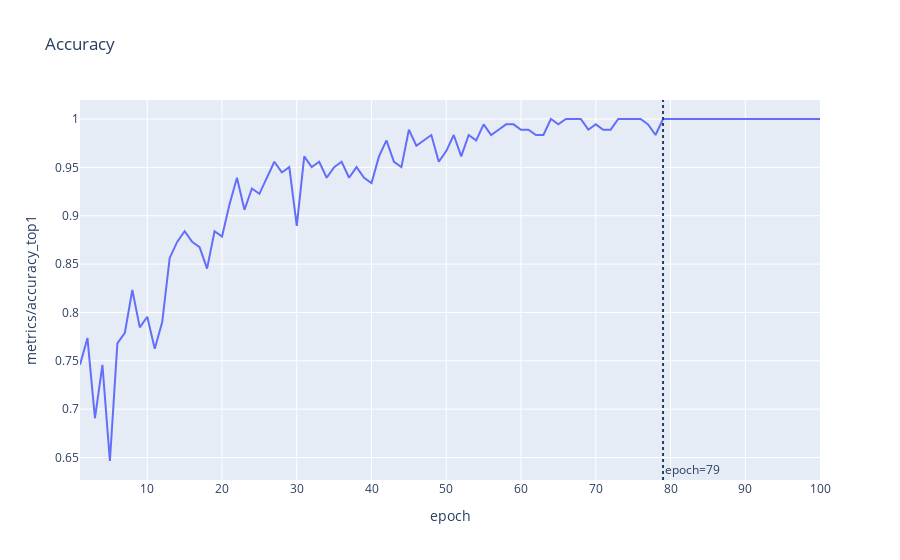

Notebook code cell kept with this figure:
### Code cell
fig=px.line(df_complicated,x='epoch',y='metrics/accuracy_top1',title='Accuracy')
fig.add_vline(x=79, line_dash="dot",annotation_text="epoch=79", annotation_position="bottom right")
fig.show()

### Figure 1 — Plotly figure (JSON) as saved in the notebook; plotly's stock layout.template omitted (floating-point values rounded to 4 significant figures)
{"data": [{"hovertemplate": "epoch=%{x}<br>metrics/accuracy_top1=%{y}<extra></extra>", "legendgroup": "", "line": {"color": "#636efa", "dash": "solid"}, "marker": {"symbol": "circle"}, "mode": "lines", "name": "", "orientation": "v", "showlegend": false, "type": "scatter", "x": [1, 2, 3, 4, 5, 6, 7, 8, 9, 10, 11, 12, 13, 14, 15, 16, 17, 18, 19, 20, 21, 22, 23, 24, 25, 26, 27, 28, 29, 30, 31, 32, 33, 34, 35, 36, 37, 38, 39, 40, 41, 42, 43, 44, 45, 46, 47, 48, 49, 50, 51, 52, 53, 54, 55, 56, 57, 58, 59, 60, 61, 62, 63, 64, 65, 66, 67, 68, 69, 70, 71, 72, 73, 74, 75, 76, 77, 78, 79, 80, 81, 82, 83, 84, 85, 86, 87, 88, 89, 90, 91, 92, 93, 94, 95, 96, 97, 98, 99, 100], "xaxis": "x", "y": [0.7459, 0.7735, 0.6906, 0.7459, 0.6464, 0.768, 0.779, 0.8232, 0.7845, 0.7956, 0.7624, 0.7901, 0.8563, 0.8729, 0.884, 0.8729, 0.8674, 0.8453, 0.884, 0.8784, 0.9116, 0.9392, 0.9061, 0.9282, 0.9226, 0.9392, 0.9558, 0.9447, 0.9503, 0.8895, 0.9613, 0.9503, 0.9558, 0.9392, 0.9503, 0.9558, 0.9392, 0.9503, 0.9392, 0.9337, 0.9613, 0.9779, 0.9558, 0.9503, 0.9889, 0.9724, 0.9779, 0.9834, 0.9558, 0.9668, 0.9834, 0.9613, 0.9834, 0.9779, 0.9945, 0.9834, 0.9889, 0.9945, 0.9945, 0.9889, 0.9889, 0.9834, 0.9834, 1, 0.9945, 1, 1, 1, 0.9889, 0.9945, 0.9889, 0.9889, 1, 1, 1, 1, 0.9945, 0.9834, 1, 1, 1, 1, 1, 1, 1, 1, 1, 1, 1, 1, 1, 1, 1, 1, 1, 1, 1, 1, 1, 1], "yaxis": "y"}], "layout": {"annotations": [{"showarrow": false, "text": "epoch=79", "x": 79, "xanchor": "left", "xref": "x", "y": 0, "yanchor": "bottom", "yref": "y domain"}], "legend": {"tracegroupgap": 0}, "shapes": [{"line": {"dash": "dot"}, "type": "line", "x0": 79, "x1": 79, "xref": "x", "y0": 0, "y1": 1, "yref": "y domain"}], "title": {"text": "Accuracy"}, "xaxis": {"anchor": "y", "domain": [0, 1], "title": {"text": "epoch"}}, "yaxis": {"anchor": "x", "domain": [0, 1], "title": {"text": "metrics/accuracy_top1"}}}}
